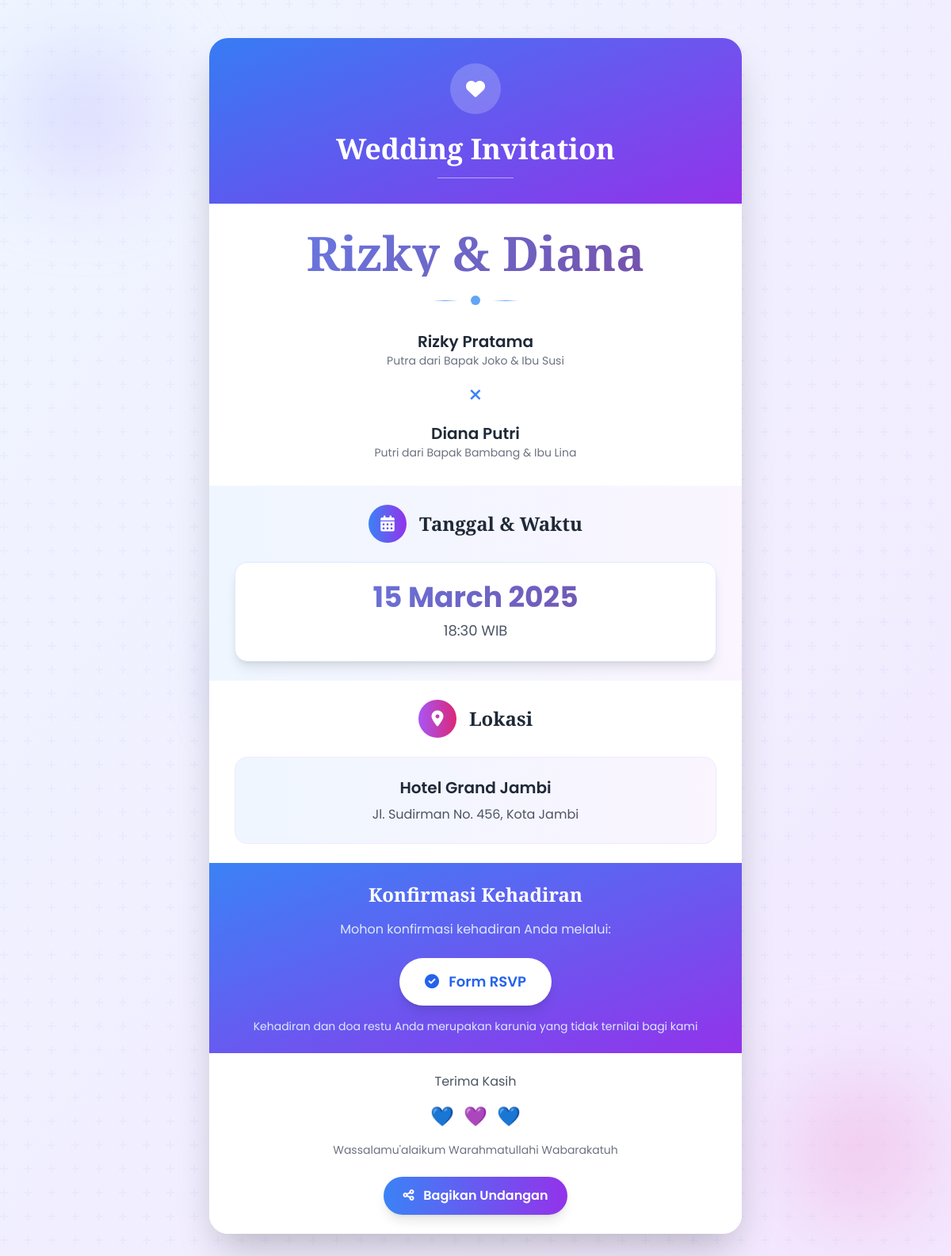
The app's page /invitation.php?slug=rizky-diana with its own data.
### tables this page shows
CREATE TABLE IF NOT EXISTS undangan (
    id INT AUTO_INCREMENT PRIMARY KEY,
    nama_pasangan VARCHAR(255) NOT NULL,
    slug VARCHAR(255) UNIQUE NOT NULL,
    tanggal_acara DATE NOT NULL,
    lokasi VARCHAR(500) NOT NULL,
    template VARCHAR(50) NOT NULL DEFAULT 'classic',
    paket VARCHAR(50) NOT NULL DEFAULT 'basic',
    status ENUM('pending', 'processing', 'completed', 'cancelled') DEFAULT 'pending',
    created_at TIMESTAMP DEFAULT CURRENT_TIMESTAMP,
    updated_at TIMESTAMP DEFAULT CURRENT_TIMESTAMP ON UPDATE CURRENT_TIMESTAMP,
    
     
    nama_pria VARCHAR(255),
    nama_wanita VARCHAR(255),
    nama_ortu_pria VARCHAR(255),
    nama_ortu_wanita VARCHAR(255),
    alamat_lengkap TEXT,
    waktu_acara TIME,
    kontak_wa VARCHAR(20),
    email VARCHAR(100),
    
     
    musik_url VARCHAR(500),
    galeri_foto JSON,
    map_lokasi VARCHAR(500),
    ucapan_khusus TEXT,
    
     
    harga DECIMAL(10,2),
    status_pembayaran ENUM('pending', 'paid', 'failed') DEFAULT 'pending',
    metode_pembayaran VARCHAR(50),
    bukti_pembayaran VARCHAR(500),
    
     
    access_token VARCHAR(255) UNIQUE,
    total_views INT DEFAULT 0,
    last_viewed TIMESTAMP NULL
);

### templates/modern.php (the view, shortened to what this page needs)
<?php
$data = $template_data;
$tanggal_formatted = $template_tanggal_formatted;
$waktu_formatted = $template_waktu_formatted;
?>
<!DOCTYPE html>
<html lang="id">
<head>
  <script src="https://cdn.tailwindcss.com"></script>
    <link href="https://cdnjs.cloudflare.com/ajax/libs/font-awesome/6.0.0/css/all.min.css" rel="stylesheet">
</head>
<body class="bg-gradient-to-br from-blue-50 to-purple-100 font-body relative">
    <div class="absolute top-20 left-10 w-32 h-32 bg-gradient-to-br from-blue-200 to-purple-300 rounded-full blur-3xl animate-float"></div>
    <div class="absolute bottom-20 right-10 w-40 h-40 bg-gradient-to-br from-purple-200 to-pink-300 rounded-full blur-3xl animate-float" style="animation-delay: 2s;"></div>
    <div class="relative z-10 flex flex-col items-center py-12 px-4 min-h-screen">
        <div class="max-w-2xl w-full bg-white rounded-3xl shadow-2xl overflow-hidden card-hover animate-slideUp">
            <div class="bg-gradient-to-br from-blue-500 to-purple-600 p-8 text-center relative overflow-hidden">
                <div class="absolute inset-0 bg-gradient-to-r from-blue-600/20 to-purple-600/20"></div>
                <div class="relative z-10">
                    <div class="flex justify-center mb-6">
                        <div class="w-16 h-16 bg-white/20 rounded-full flex items-center justify-center">
                            <i class="fas fa-heart text-white text-2xl"></i>
                        </div>
                    </div>
                    <h1 class="text-3xl md:text-4xl font-heading font-bold text-white mb-4">
                        Wedding Invitation
                    </h1>
                    <div class="w-24 h-px bg-white/50 mx-auto"></div>
                </div>
            </div>
            <div class="p-8 text-center">
                <h2 class="text-5xl md:text-6xl font-heading font-bold gradient-text mb-6">
                    <?= $data['nama_pasangan'] ?>
                </h2>
                <div class="flex items-center justify-center mb-8">
                    <div class="w-8 h-px bg-gradient-to-r from-transparent via-blue-400 to-transparent"></div>
                    <div class="w-3 h-3 bg-blue-400 rounded-full mx-4"></div>
                    <div class="w-8 h-px bg-gradient-to-r from-transparent via-blue-400 to-transparent"></div>
                </div>
                <div class="space-y-4">
                    <div>
                        <p class="text-xl font-semibold text-gray-800"><?= $data['nama_pria'] ?></p>
                        <p class="text-sm text-gray-500">Putra dari <?= $data['nama_ortu_pria'] ?></p>
                    </div>
                    <div class="text-3xl text-blue-500">×</div>
                    <div>
                        <p class="text-xl font-semibold text-gray-800"><?= $data['nama_wanita'] ?></p>
                        <p class="text-sm text-gray-500">Putri dari <?= $data['nama_ortu_wanita'] ?></p>
                    </div>
                </div>
            </div>
            <div class="px-8 py-6 bg-gradient-to-r from-blue-50 to-purple-50">
                <div class="text-center">
                    <div class="flex items-center justify-center mb-6">
                        <div class="w-12 h-12 bg-gradient-to-r from-blue-500 to-purple-600 rounded-full flex items-center justify-center mr-4">
                            <i class="fas fa-calendar-alt text-white text-xl"></i>
                        </div>
                        <h3 class="text-2xl font-heading font-bold text-gray-800">Tanggal & Waktu</h3>
                    </div>
                    <div class="bg-white rounded-2xl p-6 shadow-lg border border-blue-100">
                        <div class="text-4xl font-bold gradient-text mb-2"><?= $tanggal_formatted ?></div>
                        <div class="text-lg text-gray-600"><?= $waktu_formatted ?> WIB</div>
                    </div>
                </div>
            </div>
            <div class="px-8 py-6">
                <div class="text-center">
                    <div class="flex items-center justify-center mb-6">
                        <div class="w-12 h-12 bg-gradient-to-r from-purple-500 to-pink-600 rounded-full flex items-center justify-center mr-4">
                            <i class="fas fa-map-marker-alt text-white text-xl"></i>
                        </div>
                        <h3 class="text-2xl font-heading font-bold text-gray-800">Lokasi</h3>
                    </div>
                    <div class="bg-gradient-to-r from-blue-50 to-purple-50 rounded-2xl p-6 border border-purple-100">
                        <h4 class="text-xl font-semibold text-gray-800 mb-2"><?= $data['lokasi'] ?></h4>
                        <p class="text-gray-600"><?= $data['alamat_lengkap'] ?></p>
                    </div>
                </div>
            </div>
            <div class="px-8 py-6 bg-gradient-to-br from-blue-500 to-purple-600">
                <div class="text-center">
                    <h3 class="text-2xl font-heading font-bold text-white mb-4">Konfirmasi Kehadiran</h3>
                    <p class="text-blue-100 mb-6">Mohon konfirmasi kehadiran Anda melalui:</p>
                    <div class="space-y-4">
                        <a href="rsvp.php?slug=<?= $data['slug'] ?>"
                           class="inline-block bg-white text-blue-600 px-8 py-4 rounded-full font-semibold text-lg hover:bg-blue-50 transition-all duration-300 shadow-lg hover:shadow-xl transform hover:-translate-y-1">
                            <i class="fas fa-check-circle mr-2"></i>
                            Form RSVP
                        </a>
                        <div class="text-blue-100 text-sm">
                            <p>Kehadiran dan doa restu Anda merupakan karunia yang tidak ternilai bagi kami</p>
                        </div>
                    </div>
    </div>
  </div>
            <div class="px-8 py-6 text-center bg-white">
                <p class="text-gray-600 mb-4">Terima Kasih</p>
                <div class="flex justify-center space-x-3 text-2xl">
                    <span class="animate-pulse-slow">💙</span>
                    <span class="animate-pulse-slow" style="animation-delay: 0.5s;">💜</span>
                    <span class="animate-pulse-slow" style="animation-delay: 1s;">💙</span>
                </div>
                <p class="text-gray-500 text-sm mt-4">Wassalamu'alaikum Warahmatullahi Wabarakatuh</p>
                <div class="mt-6">
                    <button onclick="shareInvitation()"
                            class="bg-gradient-to-r from-blue-500 to-purple-600 text-white px-6 py-3 rounded-full font-semibold hover:from-blue-600 hover:to-purple-700 transition-all duration-300 shadow-lg hover:shadow-xl transform hover:-translate-y-1">
                        <i class="fas fa-share-alt mr-2"></i>
                        Bagikan Undangan
                    </button>
                </div>
            </div>
        </div>
    </div>
</body>
</html>

### templates/modern.php (style rules this page uses)
.gradient-text { background: linear-gradient(135deg, #667eea 0%, #764ba2 100%); -webkit-background-clip: text; -webkit-text-fill-color: transparent; background-clip: text; }
.card-hover { transition: all 0.3s cubic-bezier(0.4, 0, 0.2, 1); }
html, body { overflow-x: hidden; overflow-y: auto; }

### records on screen
undangan: nama_pasangan "Rizky & Diana", nama_pria "Rizky Pratama", nama_ortu_pria "Bapak Joko & Ibu Susi", nama_wanita "Diana Putri", nama_ortu_wanita "Bapak Bambang & Ibu Lina", tanggal_acara "15 March 2025", waktu_acara "18:30", lokasi "Hotel Grand Jambi", alamat_lengkap "Jl. Sudirman No. 456, Kota Jambi"
